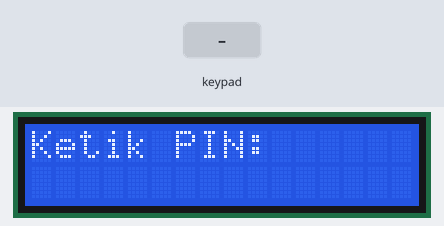
Simulated run of this sketch. Board: ESP32. On the bench: 16×2 character LCD. Inputs (shaded band) come from the test bench.

Above: at 1.2 s.
1.3 s: keypad keys 1 8 5 1 7 1 6 # pressed 0.4 s apart
At 5.4 s:
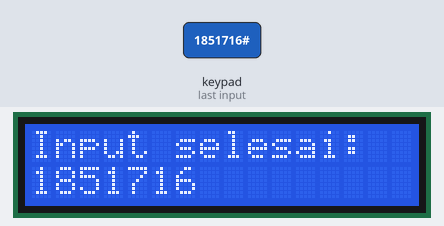
6.0 s: key '2' pressed
At 7.8 s:
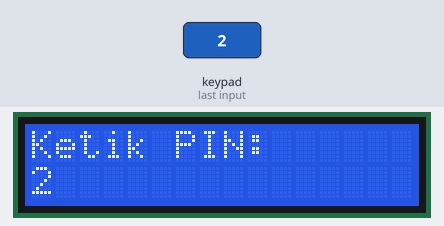
8.6 s: key '1' pressed
At 9.2 s:
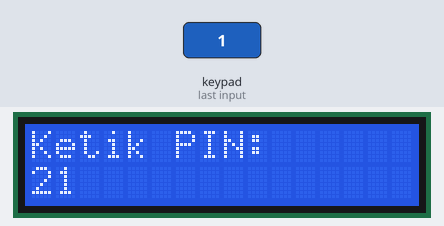
10.1 s: keypad keys 1 8 5 1 7 1 6 pressed 0.4 s apart
At 13.4 s:
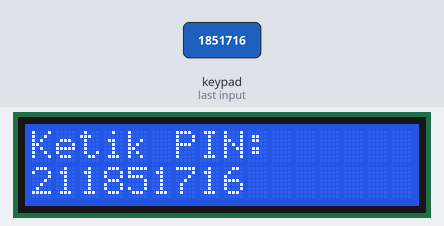
Timing chart, 0 to 14.9 s (numbered marks = the images above; inputs shaded):
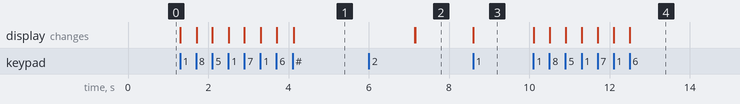

Measured:
- after the input at 1.3 s, the display: first changes at once (image 1 shows a later state)
- after the input at 6.0 s, the display: first differs from a run without the input after 1.2 s (image 2)
- after the input at 8.6 s, the display: changes at once (image 3)
- after the input at 10.1 s, the display: first changes at once (image 4 shows a later state)

The sketch:

KeypaddanLCD.ino
```cpp
#include <Wire.h>
#include <LiquidCrystal_I2C.h>
#include <Keypad.h>

// Inisialisasi LCD
LiquidCrystal_I2C lcd(0x27, 16, 2); // Sesuaikan alamat I2C kalau perlu

// Konfigurasi keypad 4x4
const byte ROWS = 4;
const byte COLS = 4;

// Mapping keypad (A-D diset jadi '\0' atau karakter kosong)
char keys[ROWS][COLS] = {
  {'1', '2', '3', '\0'},
  {'4', '5', '6', '\0'},
  {'7', '8', '9', '\0'},
  {'*', '0', '#', '\0'}
};

// Pin keypad ke ESP32 (ubah sesuai koneksi kamu)
byte rowPins[ROWS] = {18, 5, 17, 16};
byte colPins[COLS] = {4, 0, 2, 15};

// Inisialisasi keypad
Keypad keypad = Keypad(makeKeymap(keys), rowPins, colPins, ROWS, COLS);

// Variabel input
String inputText = "";

void setup() {
  lcd.init();
  lcd.backlight();
  lcd.setCursor(0, 0);
  lcd.print("Ketik PIN:");
  lcd.setCursor(0, 1);
}

void loop() {
  char key = keypad.getKey();

  if (key) {
    // Abaikan tombol A-D yang dimapping ke '\0'
    if (key == '\0') return;

    if (key == '*') {
      inputText = "";
      lcd.clear();
      lcd.setCursor(0, 0);
      lcd.print("Ketik PIN:");
      lcd.setCursor(0, 1);
    } else if (key == '#') {
      lcd.clear();
      lcd.setCursor(0, 0);
      lcd.print("Input selesai:");
      lcd.setCursor(0, 1);
      lcd.print(inputText);
      delay(3000);
      lcd.clear();
      inputText = "";
      lcd.setCursor(0, 0);
      lcd.print("Ketik PIN:");
      lcd.setCursor(0, 1);
    } else {
      if (inputText.length() < 16) {
        inputText += key;
        lcd.print(key);
      }
    }
  }
}
```
